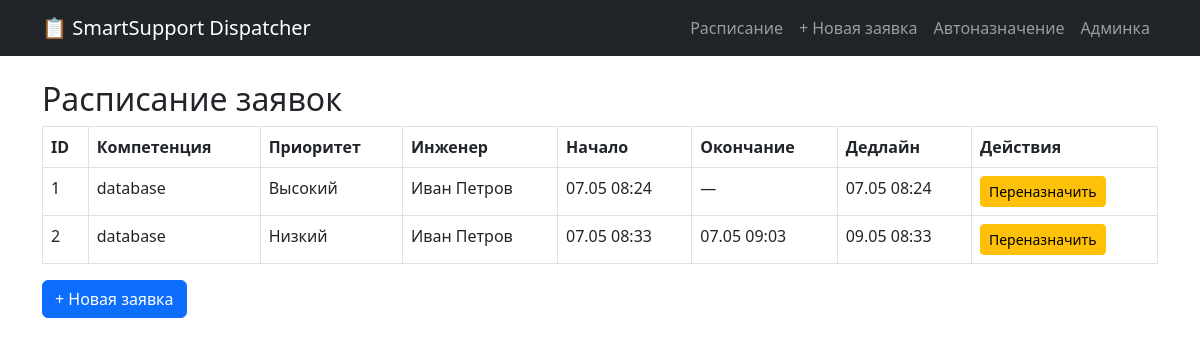
Page /schedule/ on the committed database.
### tickets/models.py (models this page shows, shortened)
class Ticket(models.Model):
    PRIORITY_CHOICES = [
        ('low', 'Низкий'),
        ('medium', 'Средний'),
        ('high', 'Высокий'),
    ]
    STATUS_CHOICES = [
        ('new', 'Новая'),
        ('assigned', 'Назначена'),
        ('done', 'Выполнена'),
        ('violated', 'Просрочена'),
    ]
    required_competence = models.ForeignKey(Competence, on_delete=models.CASCADE)
    priority = models.CharField(max_length=10, choices=PRIORITY_CHOICES)
    created_at = models.DateTimeField(default=timezone.now)
    sla_deadline = models.DateTimeField()
    assigned_engineer = models.ForeignKey(Engineer, on_delete=models.SET_NULL, null=True, blank=True)
    start_time = models.DateTimeField(null=True, blank=True)
    end_time = models.DateTimeField(null=True, blank=True)
    status = models.CharField(max_length=10, choices=STATUS_CHOICES, default='new')

class Competence(models.Model):
    name = models.CharField(max_length=50, unique=True)

class Engineer(models.Model):
    name = models.CharField(max_length=100)
    work_start = models.TimeField(default='09:00:00')
    work_end = models.TimeField(default='18:00:00')

### tickets/views.py (the view)
# urls.py: path('schedule/', views.schedule_view, name='schedule'),
def schedule_view(request):
    tickets = Ticket.objects.filter(status__in=['assigned', 'new']).order_by('start_time')
    return render(request, 'tickets/schedule.html', {'tickets': tickets})

### tickets/templates/tickets/schedule.html
{% extends 'tickets/base.html' %}
{% block content %}
<h2>Расписание заявок</h2>
<table class="table table-bordered">
    <thead>
        <tr>
            <th>ID</th>
            <th>Компетенция</th>
            <th>Приоритет</th>
            <th>Инженер</th>
            <th>Начало</th>
            <th>Окончание</th>
            <th>Дедлайн</th>
            <th>Действия</th>
        </tr>
    </thead>
    <tbody>
        {% for ticket in tickets %}
        <tr class="{% if ticket.status == 'violated' %}violated{% endif %}">
            <td>{{ ticket.id }}</td>
            <td>{{ ticket.required_competence.name }}</td>
            <td class="{{ ticket.priority }}-priority">{{ ticket.get_priority_display }}</td>
            <td>{{ ticket.assigned_engineer.name|default:"Не назначен" }}</td>
            <td>{{ ticket.start_time|date:"d.m H:i"|default:"—" }}</td>
            <td>{{ ticket.end_time|date:"d.m H:i"|default:"—" }}</td>
            <td>{{ ticket.sla_deadline|date:"d.m H:i" }}</td>
            <td>
                <a href="{% url 'reassign_ticket' ticket.id %}" class="btn btn-sm btn-warning">Переназначить</a>
            </td>
        </tr>
        {% empty %}
        <tr><td colspan="8">Нет активных заявок</td></tr>
        {% endfor %}
    </tbody>
</table>
<a href="{% url 'add_ticket' %}" class="btn btn-primary">+ Новая заявка</a>
{% endblock %}

### tickets/templates/tickets/base.html (style rules this page uses)
.high-priority { border-left: 4px solid red; }
.low-priority { border-left: 4px solid green; }

### rows in the picture
Ticket: id "1", required_competence.name "database", priority "Высокий", assigned_engineer.name "Иван Петров", start_time "07.05 08:24", end_time "—", sla_deadline "07.05 08:24"
Ticket: id "2", required_competence.name "database", priority "Низкий", assigned_engineer.name "Иван Петров", start_time "07.05 08:33", end_time "07.05 09:03", sla_deadline "09.05 08:33"
